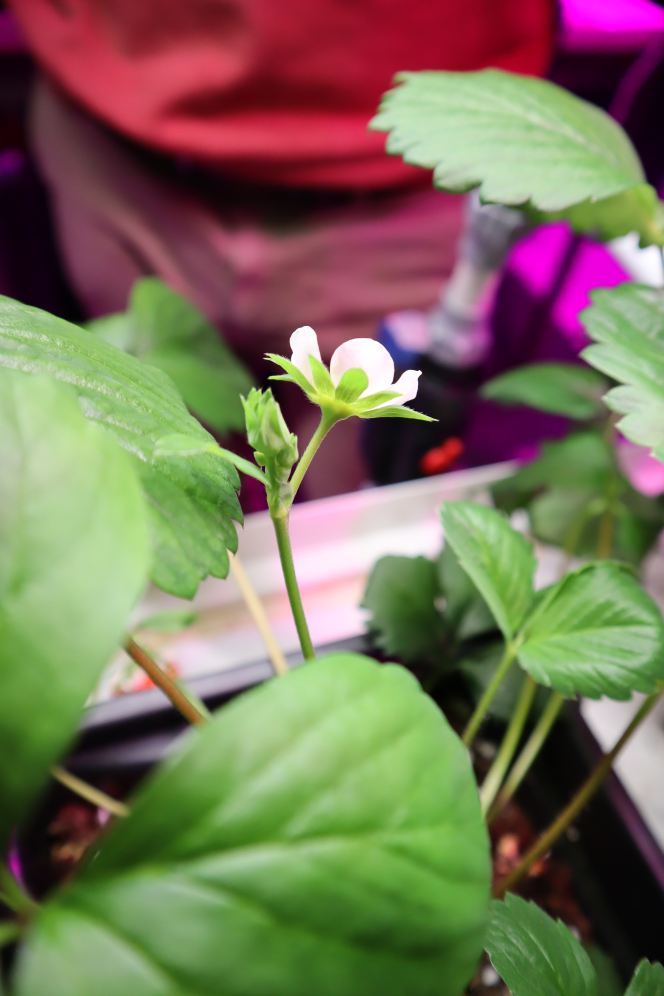
#> input picture images/flower 1 (1).JPG, 2656 x 3984 px (shown at 1/4 size); its folder holds only this picture in this run
$ python -i utils.py   (imports and definitions only)
#> lines starting #> are read from the running program, lines starting #| are printed output that depends on the picture; after the words box and inside, x2 and y2 are one past the last pixel; in counts of white or black regions, pixels touching at a corner belong together
import os
import shutil

import yaml
from dotenv import load_dotenv
import cv2
import numpy as np


# Load environment variable from the .env file
# [1 line not run here, left out]


# [48 lines left out: functions load_config_with_env, clear_folder, not called in this run]


# Zoom image
def zoom_frame(frame, zoom_factor=1.5):
    # Get the dimensions of the image
    height, width = frame.shape[:2]

    # Calculate the cropping box for zoom
    crop_h, crop_w = int(height / zoom_factor), int(width / zoom_factor)
    start_y, start_x = (height - crop_h) // 2, (width - crop_w) // 2

    # Crop and resize in one step
    zoomed_frame = cv2.resize(
        frame[start_y : start_y + crop_h, start_x : start_x + crop_w],
        (width, height),
        interpolation=cv2.INTER_LINEAR,
    )

    return zoomed_frame


# Transormation -> Extracting masks and converting LAB (Light, A (red-green) and B (blue-yellow)) channels
def apply_image_transformations(frame):
    # Ensure the frame is a valid numpy array
    if frame is None or not isinstance(frame, (np.ndarray, np.generic)):
        raise ValueError("Invalid frame provided for transformation.")

    # Save the original frame dimensions
    original_height, original_width = frame.shape[:2]

    # Apply zoom to the image
    zoomed_frame = zoom_frame(frame, zoom_factor=1.5)

    # Convert the frame BGR -> HSV color space
    hsv_frame = cv2.cvtColor(zoomed_frame, cv2.COLOR_BGR2HSV)

    # Define HSV color ranges for warm colors (pink/orange tones) and create mask
    warm_lower = np.array([136.5, 50, 50])
    warm_upper = np.array([163.5, 255, 255])
    warm_mask = cv2.inRange(hsv_frame, warm_lower, warm_upper)

    # Define HSV color ranges for natural colors and create their masks
    # For strawberries
    red_lower1 = np.array([0, 50, 50])
    red_upper1 = np.array([8, 255, 255])
    lower_red2 = np.array([170, 50, 50])
    upper_red2 = np.array([180, 255, 255])
    red_mask1 = cv2.inRange(hsv_frame, red_lower1, red_upper1)
    red_mask2 = cv2.inRange(hsv_frame, lower_red2, upper_red2)
    red_mask = cv2.bitwise_and(red_mask1, red_mask2)

    # For leaves
    green_lower = np.array([35, 50, 50])
    green_upper = np.array([85, 255, 255])
    green_mask = cv2.inRange(hsv_frame, green_lower, green_upper)

    # For petals
    white_lower = np.array([0, 0, 200])
    white_upper = np.array([180, 50, 255])
    white_mask = cv2.inRange(hsv_frame, white_lower, white_upper)

    # For stem and branches
    brown_lower = np.array([10, 50, 50])
    brown_upper = np.array([20, 255, 200])
    brown_mask = cv2.inRange(hsv_frame, brown_lower, brown_upper)

    # Combine natural color masks
    natural_mask = cv2.bitwise_or(red_mask, green_mask)
    natural_mask = cv2.bitwise_or(natural_mask, white_mask)
    natural_mask = cv2.bitwise_or(natural_mask, brown_mask)

    # Invert the mask to get non-target areas
    inverse_mask = cv2.bitwise_not(natural_mask)

    # Invert the natural color mask to target only warm areas
    target_mask = cv2.bitwise_and(warm_mask, inverse_mask)

    # Apply white balance to the entire image
    # Convert frame back HSV -> BGR color space and then BGR -> LAB color space
    bgr_frame = cv2.cvtColor(hsv_frame, cv2.COLOR_HSV2BGR)
    lab_frame = cv2.cvtColor(bgr_frame, cv2.COLOR_BGR2LAB)

    # Correct only the non-target areas
    l, a, b = cv2.split(lab_frame)

    # Reduce A (red-green) and B (blue-yellow) channels in warm areas
    a = cv2.subtract(a, np.where(target_mask > 0, 75, 0).astype(np.uint8))
    b = cv2.subtract(b, np.where(target_mask > 0, 10, 0).astype(np.uint8))

    # Boost L (luminance) in affected areas to reveal natural colors
    l = cv2.add(l, np.where(target_mask > 0, 255, 0).astype(np.uint8))

    # Merge the LAB Channels back
    corrected_lab = cv2.merge((l, a, b))

    # Convert frame back LAB -> BGR color space
    transformed_frame = cv2.cvtColor(corrected_lab, cv2.COLOR_LAB2BGR)

    return transformed_frame


# Transformation -> Extracting masks and converting HSV (Hue, Saturation, Brightness) values
"""
def apply_image_transformations(frame):
    #Ensure the frame is a valid numpy array
    if frame is None or not isinstance(frame, (np.ndarray, np.generic)):
        raise ValueError("Invalid frame provided for transformation.")

    # Save the original frame dimensions
    original_height, original_width = frame.shape[:2]

    # Apply zoom to the image
    zoomed_image = zoom_image(frame, zoom_factor=1.5)

    # Convert the frame to HSV color space
    hsv_frame = cv2.cvtColor(zoomed_image, cv2.COLOR_BGR2HSV)

    # Define the range for purple/purple tones in HSV
    lower_purple = np.array([136.5, 50, 50])  # Lower bound of purple/magenta
    upper_purple = np.array([163.5, 255, 255])  # Upper bound of purple/magenta

    # Create a mask for purple/purple colors
    purple_mask = cv2.inRange(hsv_frame, lower_purple, upper_purple)

    # Refine the mask by applying morphological operations
    kernel = np.ones((5, 5), np.uint8)
    purple_mask = cv2.morphologyEx(purple_mask, cv2.MORPH_CLOSE, kernel)

    # Extract HSV channels
    h, s, v = cv2.split(hsv_frame)

    # Replace purple hues with green
    h[purple_mask > 0] = 75 # Set hue to spring green for leaves
    s[purple_mask > 0] = np.minimum(s[purple_mask > 0] - 50, 255) # Max out saturation for green
    #v[purple_mask > 0] = np.minimum(s[purple_mask > 0], 255) # Increase brightness

    # Ensure the red hues for strawberries are preserved
    lower_red1 = np.array([0, 50, 50])
    upper_red1 = np.array([8, 255, 255])
    lower_red2 = np.array([170, 50, 50])
    upper_red2 = np.array([180, 255, 255])

    red_mask1 = cv2.inRange(hsv_frame, lower_red1, upper_red1)
    red_mask2 = cv2.inRange(hsv_frame, lower_red2, upper_red2)
    red_mask = cv2.bitwise_and(red_mask1, red_mask2)

    # Preserve the red areas
    h[red_mask > 0] = hsv_frame[:, :, 0][red_mask > 0]
    s[red_mask > 0] = hsv_frame[:, :, 1][red_mask > 0]
    v[red_mask > 0] = hsv_frame[:, :, 2][red_mask > 0]

    # Merge the adjusted channels back into an HSV image
    enhanced_hsv = cv2.merge([h, s, v])

    # Convert back to BGR color space
    result = cv2.cvtColor(enhanced_hsv, cv2.COLOR_HSV2BGR)

    # Blend the modified and original images for smoother results
    blended_result = cv2.addWeighted(frame, 0.2, result, 0.8, 0)

    # Resize the transformed frame back to the original dimensions
    transformed_frame = cv2.resize(blended_result, (original_width, original_height))

    return transformed_frame
"""


# Function to save the classification results to a file
# [37 lines left out: functions save_classification_results, print_classification_results, not called in this run]

>>> import cv2
>>> picture = cv2.imread('../images/flower 1 (1).JPG')
#> picture is the input picture: shape (3984, 2656, 3); mean B, G, R 87.3, 112.4, 121.1
>>> result = apply_image_transformations(picture)
#> in apply_image_transformations, `warm_mask = cv2.inRange(hsv_frame, warm_lower, warm_upper)`:
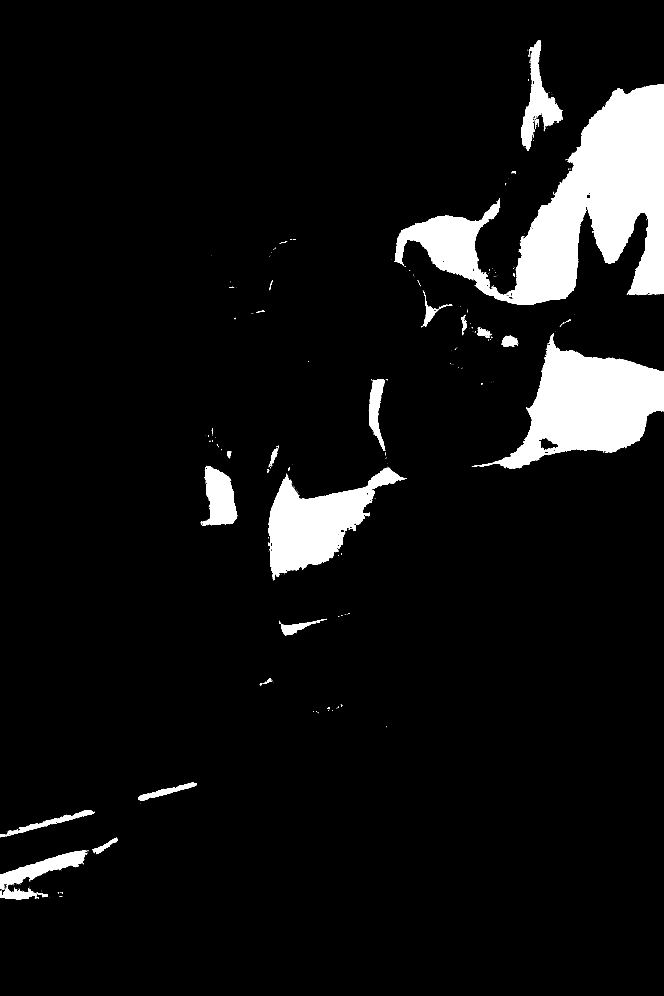
#> warm_mask: shape (3984, 2656) (shown at 1/4 size); 7.2% white; 421 white regions (376 under 20 px), largest, box (x1, y1, x2, y2) and area: (1576, 336, 2656, 1220) 367744, (1887, 1332, 2656, 1875) 184606, (1073, 1870, 1628, 2322) 103642
#> in apply_image_transformations, `l, a, b = cv2.split(lab_frame)`:
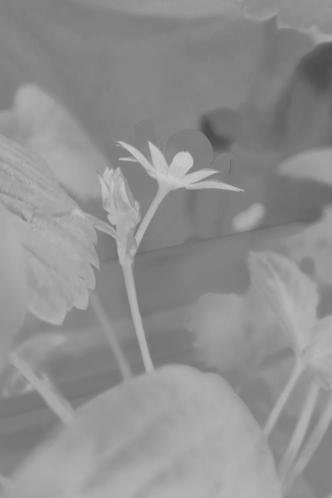
#> b: shape (3984, 2656) (shown at 1/8 size); min 75, max 206, mean 143.2
#> in apply_image_transformations, `a = cv2.subtract(a, np.where(target_mask > 0, 75, 0).astype(np.uint8))`:
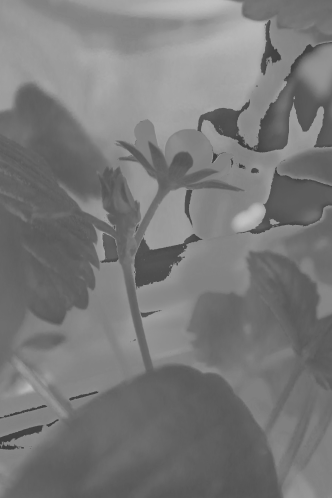
#> a: shape (3984, 2656) (shown at 1/8 size); min 57, max 195, mean 120.8
#> in apply_image_transformations, `l = cv2.add(l, np.where(target_mask > 0, 255, 0).astype(np.uint8))`:
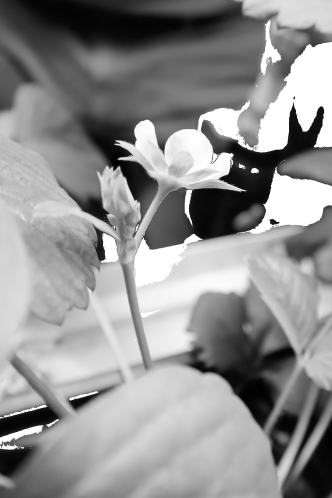
#> l: shape (3984, 2656) (shown at 1/8 size); min 1, max 255, mean 144.1
#> in apply_image_transformations, `transformed_frame = cv2.cvtColor(corrected_lab, cv2.COLOR_LAB2BGR)`:
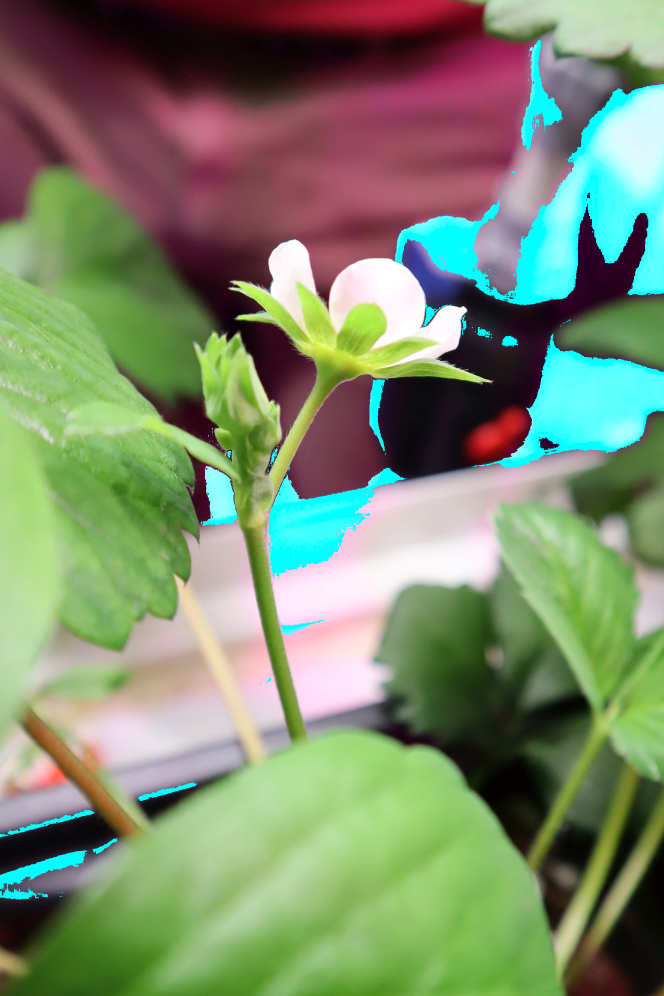
#> transformed_frame: shape (3984, 2656, 3) (shown at 1/4 size); mean B, G, R 108.9, 138.9, 124.4

$ run again, on images/flower 1 (2).JPG
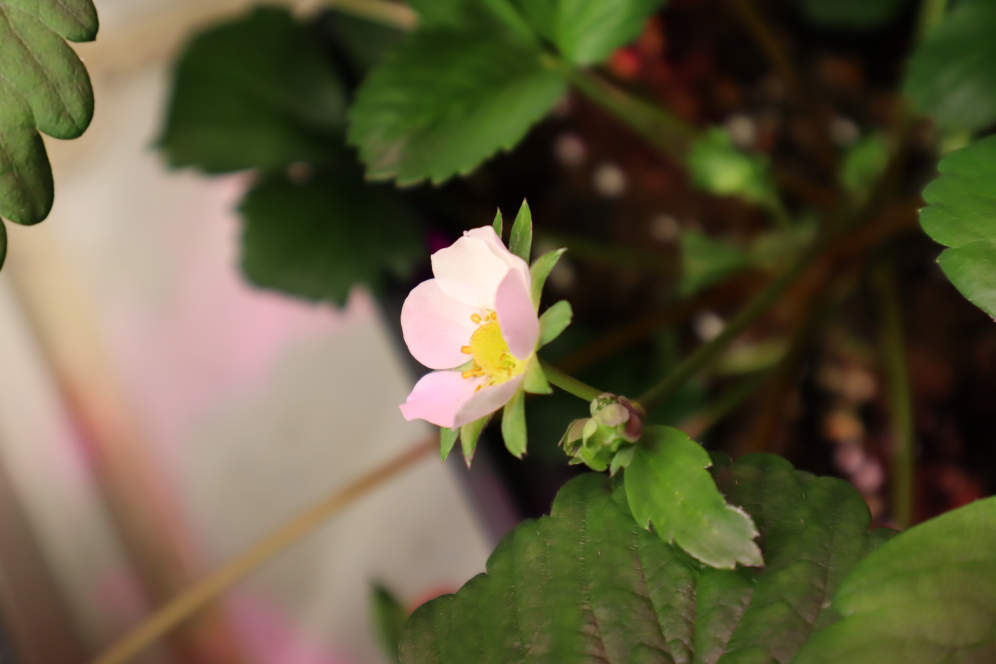
#> input picture images/flower 1 (2).JPG, 3984 x 2656 px (shown at 1/4 size)
#> picture is the input picture: shape (2656, 3984, 3); mean B, G, R 61.4, 90.4, 96.3
#> hsv_frame: shape (2656, 3984, 3); mean H, S, V 35.1, 129.4, 104.1
#> in apply_image_transformations, `warm_mask = cv2.inRange(hsv_frame, warm_lower, warm_upper)`:
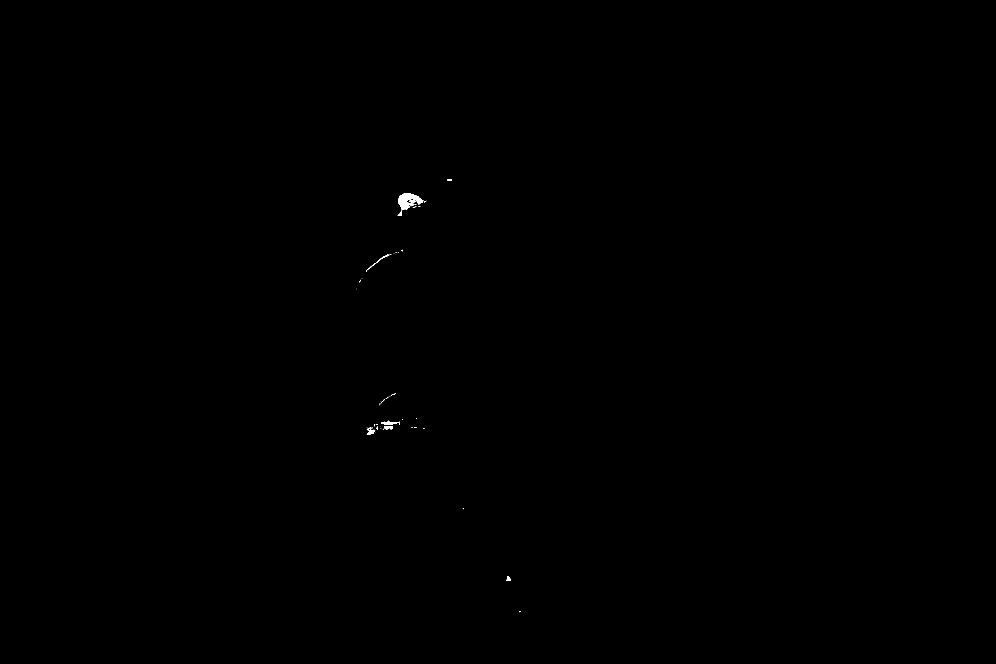
#> warm_mask: shape (2656, 3984) (shown at 1/4 size); 0.05% white; 78 white regions (62 under 20 px), largest, box (x1, y1, x2, y2) and area: (1593, 772, 1694, 841) 3433, (1524, 1687, 1599, 1700) 427, (1467, 1715, 1501, 1740) 395
#> red_mask1: shape (2656, 3984); 2.3% white; 1791 white regions (1633 under 20 px), largest, box (x1, y1, x2, y2) and area: (0, 1951, 291, 2656) 75185, (755, 1088, 1267, 1268) 29593, (1977, 1010, 2232, 1492) 22908
#> red_mask2: shape (2656, 3984); 2.9% white; 743 white regions (638 under 20 px), largest, box (x1, y1, x2, y2) and area: (189, 1076, 877, 1616) 158241, (1974, 984, 2211, 1478) 61302, (1830, 2180, 2118, 2576) 50458
#> red_mask: shape (2656, 3984); every value is 0
#> green_mask: shape (2656, 3984); 20.6% white; 716 white regions (642 under 20 px), largest, box (x1, y1, x2, y2) and area: (1957, 1805, 3504, 2656) 697811, (848, 0, 2304, 440) 379180, (434, 432, 1290, 1171) 255530
#> white_mask: shape (2656, 3984); 9.7% white; 672 white regions (625 under 20 px), largest, box (x1, y1, x2, y2) and area: (0, 440, 1025, 1966) 605730, (1409, 692, 2186, 1552) 350013, (1394, 1556, 2005, 1837) 58942
#> brown_mask: shape (2656, 3984); 9.7% white; 2922 white regions (2608 under 20 px), largest, box (x1, y1, x2, y2) and area: (90, 1859, 1679, 2656) 480793, (3363, 908, 3971, 1453) 89646, (3338, 16, 3660, 258) 46314
#> inverse_mask: shape (2656, 3984); 60% white; 4288 black regions (3862 under 20 px), largest, box (x1, y1, x2, y2) and area: (1957, 1805, 3504, 2656) 697811, (0, 367, 1025, 1966) 615029, (90, 1859, 1679, 2656) 480793
#> target_mask: shape (2656, 3984); 0.05% white; 74 white regions (58 under 20 px), largest, box (x1, y1, x2, y2) and area: (1593, 772, 1694, 841) 3433, (1469, 1720, 1501, 1740) 326, (1464, 1018, 1557, 1086) 285
#> lab_frame: shape (2656, 3984, 3); mean of channels 0, 1, 2 95.8, 126.4, 143.3
#> in apply_image_transformations, `l, a, b = cv2.split(lab_frame)`:
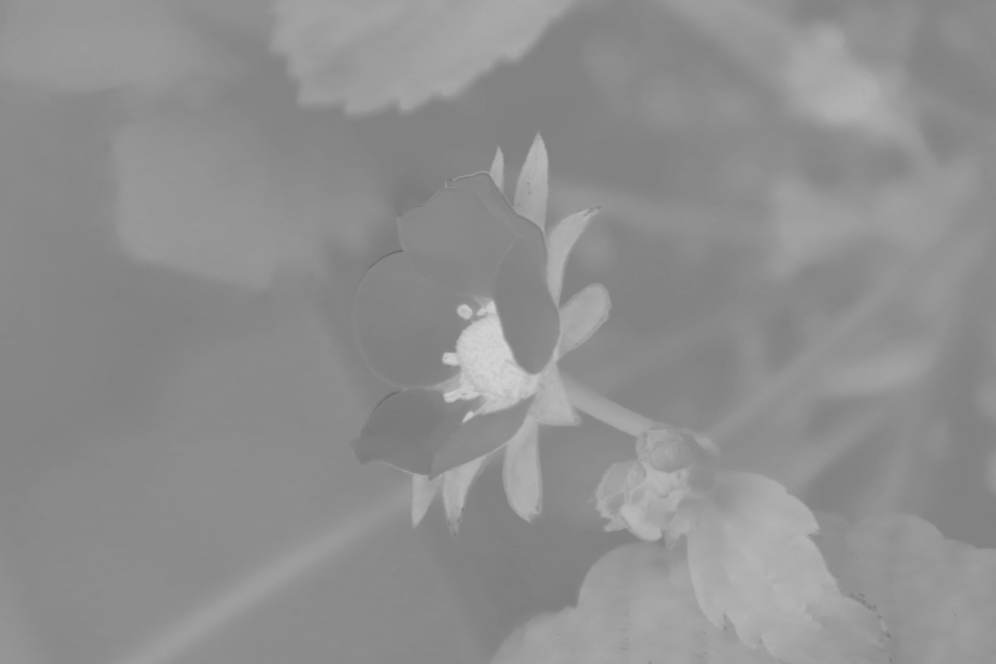
#> b: shape (2656, 3984) (shown at 1/4 size); min 100, max 210, mean 143.3
#> corrected_lab: shape (2656, 3984, 3); mean of channels 0, 1, 2 95.9, 126.3, 143.3
